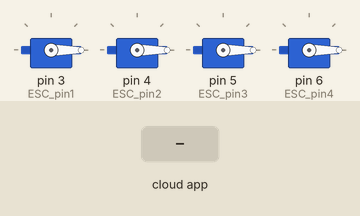
This sketch was run on a simulated Arduino Uno, built with avr-gcc and run on an emulated ATmega328P. Parts: 4 × servo. The inputs (shaded band) are chosen by the test bench. The ROS host is connected and sends only what is stated.

Above: at 3.2 s.
3.3 s: the phone or cloud app sets thrustersPWM to 1
Timing chart, 0 to 6.3 s (numbered marks = the images above; inputs shaded):
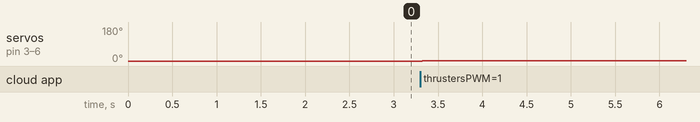

The sketch:

wcr_teensy_micro_ros.ino
```cpp
#include <micro_ros_arduino.h>

#include <stdio.h>
#include <rcl/rcl.h>
#include <rcl/error_handling.h>
#include <rclc/rclc.h>
#include <rclc/executor.h>

#include <std_msgs/msg/int32.h>

#include <PWMServo.h>

// Teensy 4.0 pins
#define ESC_pin1 3 // ESC1 pin
#define ESC_pin2 4 // ESC2 pin
#define ESC_pin3 5 // ESC3 pin
#define ESC_pin4 6 // ESC4 pin

PWMServo ESC1;
PWMServo ESC2;
PWMServo ESC3;
PWMServo ESC4;

int thrusterPWM = 0;

rcl_subscription_t subscriber;
std_msgs__msg__Int32 msg;
rclc_executor_t executor;
rclc_support_t support;
rcl_allocator_t allocator;
rcl_node_t node;
rcl_timer_t timer;

#define LED_PIN 13

#define RCCHECK(fn) { rcl_ret_t temp_rc = fn; if((temp_rc != RCL_RET_OK)){error_loop();}}
#define RCSOFTCHECK(fn) { rcl_ret_t temp_rc = fn; if((temp_rc != RCL_RET_OK)){}}


void error_loop(){
  while(1){
    if(thrusterPWM > 0){
      for(int i = thrusterPWM; i > 0; i--){
        thrusterPWM--;
        ESC1.write(thrusterPWM);
        ESC2.write(thrusterPWM);
        ESC3.write(thrusterPWM);
        ESC4.write(thrusterPWM);
        delay(100);
      }
    }
    digitalWrite(LED_PIN, !digitalRead(LED_PIN));
    delay(100);
  }
}

void subscription_callback(const void * msgin)
{
  const std_msgs__msg__Int32 * msg = (const std_msgs__msg__Int32 *)msgin;
  thrusterPWM = msg->data;
  ESC1.write(thrusterPWM);
  ESC2.write(thrusterPWM);
  ESC3.write(thrusterPWM);
  ESC4.write(thrusterPWM);

}

void setup() {
  set_microros_transports();

  ESC1.attach(ESC_pin1, 1000, 2000);
  ESC2.attach(ESC_pin2, 1000, 2000);
  ESC3.attach(ESC_pin3, 1000, 2000);
  ESC4.attach(ESC_pin4, 1000, 2000);
  ESC1.write(0);
  ESC2.write(0);
  ESC3.write(0);
  ESC4.write(0);

  delay(2000);

  allocator = rcl_get_default_allocator();

  //create init_options
  RCCHECK(rclc_support_init(&support, 0, NULL, &allocator));

  // create node
  RCCHECK(rclc_node_init_default(&node, "micro_ros_teensy_node", "", &support));

  // create subscriber
  RCCHECK(rclc_subscription_init_default(
    &subscriber,
    &node,
    ROSIDL_GET_MSG_TYPE_SUPPORT(std_msgs, msg, Int32),
    "thrustersPWM"));

  // create executor
  RCCHECK(rclc_executor_init(&executor, &support.context, 1, &allocator));
  RCCHECK(rclc_executor_add_subscription(&executor, &subscriber, &msg, &subscription_callback, ON_NEW_DATA));
}

void loop() {
  delay(100);
  RCCHECK(rclc_executor_spin_some(&executor, RCL_MS_TO_NS(100)));
}
```

Measured:
- after the input at 3.3 s, servo on pin 3 (ESC_pin1), servo on pin 4 (ESC_pin2), servo on pin 5 (ESC_pin3), servo on pin 6 (ESC_pin4): 0° → 1° at once
